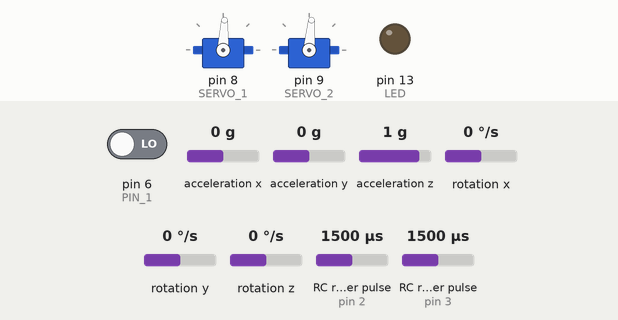
Recording of a program running on a simulated Arduino Nano, built with avr-gcc and run on an emulated ATmega328P. Shown: 2 × servo, output pins drawn as LEDs (lit = HIGH). Wiring (inferred from the names in the program): 2 × RC receiver channel: data pin 2 / data pin 3. Inputs (shaded band) come from the test bench; at power-on: acceleration x 0 g, RC receiver pulse (sensors on pin 3, pin 2) 1500 µs, acceleration y 0 g, pin 6 (PIN_1) LOW, acceleration z 1 g, rotation x 0 °/s, rotation y 0 °/s, rotation z 0 °/s.

Above: at 7.77 s.
7.8 s: acceleration x set to -1.4 g
At 8.42 s:
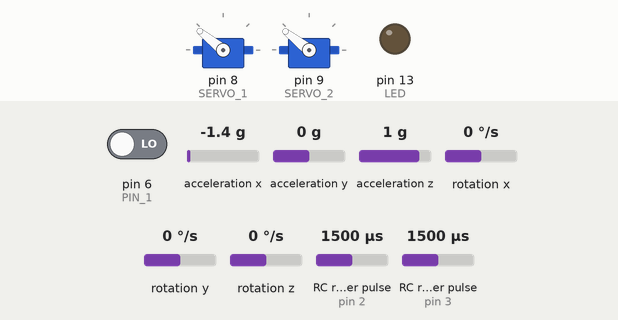
10.8 s: RC receiver pulse (sensor on pin 3) set to 1750 µs
At 12.8 s:
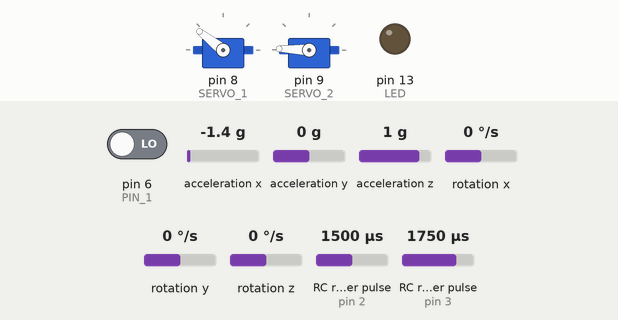
13.8 s: RC receiver pulse (sensor on pin 2) set to 1250 µs
At 16.7 s:
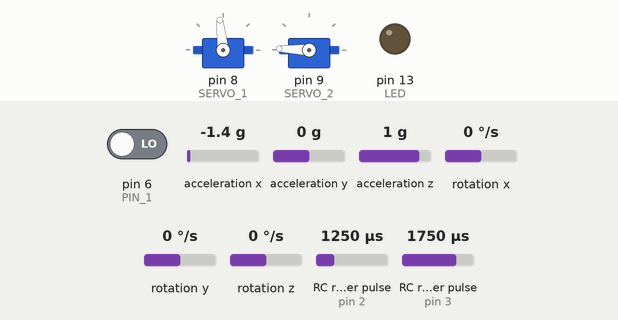
16.8 s: acceleration x set to 0 g
19.8 s: acceleration y set to 1.4 g
21.4 s: RC receiver pulse (sensor on pin 3) set to 1020 µs
At 23.2 s:
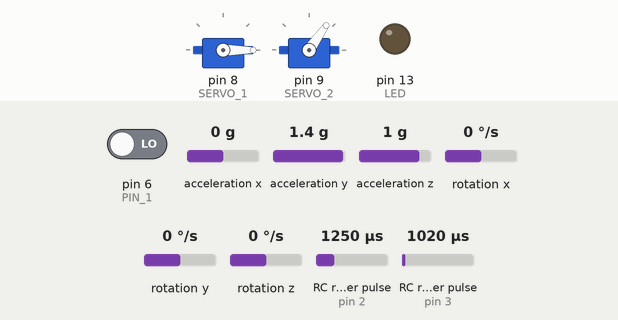
Timing chart, 0 to 24.6 s (numbered marks = the images above; inputs shaded):
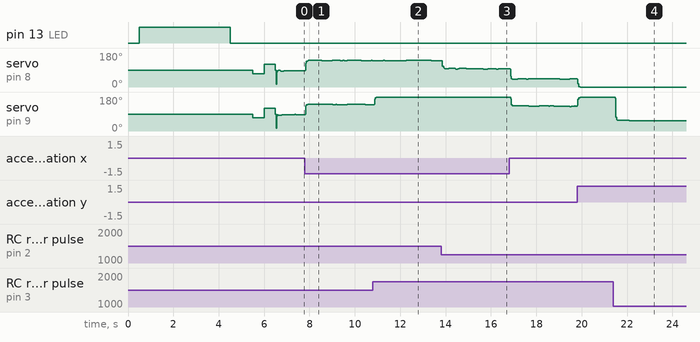

Measured:
- after the input at 21.4 s, servo on pin 9 (SERVO_2): 178° → 58° after 0.08 s, → 56° 0.14 s later, → 55° 0.47 s later

The program:

main.cpp
```cpp
#include <Arduino.h>
#include <Wire.h>
#include <Servo.h>
#include <I2Cdev.h>
#include <MPU6050_6Axis_MotionApps20.h>
#include <SimpleKalmanFilter.h>
#include "VERSION.h"

// #define CHECK_COMPARE_V1
#define CHECK_COMPARE_V2
// #define CHECK_COMPARE_V3
// #define DEBUG

#define LED (13)
#define PIN_1 (6)
#define PIN_2 (7)
#define SERVO_1 (8)
#define SERVO_2 (9)
#define LEDON (digitalWrite(LED,HIGH))
#define LEDOF (digitalWrite(LED,LOW))
#define RCPin1 (2)
#define RCPin2 (3)
#define LimitMax  (2)
#define LimitMin (-2)
#define AngleOffset (1)

struct Orientation
{
  int Yaw;
  int Pitch;
  int Roll;
  bool Error;
};
struct Orientation prevOrientation;
struct Orientation Last_Angle;
struct Orientation Angle;
int32_t PITCH;
int32_t ROLL;

MPU6050 mpu;
Servo myservo1;
Servo myservo2;

Quaternion q;
VectorFloat gravity;
float ypr[3];

bool dmpReady = false;
uint8_t mpuIntStatus;
uint16_t packetSize;
uint8_t fifoBuffer[64];
int ServoControl_1=0, ServoValue_1=0, Servo_1_LastValue=0;
int ServoControl_2=0, ServoValue_2=0, Servo_2_LastValue=0;
volatile long Time_Star1 = 0;
volatile long Pulse1 = 0;
int CheckPulse1 = 0;
volatile long Time_Star2 = 0;
volatile long Pulse2 = 0;
int CheckPulse2 = 0;

int Pin_1_Read;

uint32_t Tick=0;

SimpleKalmanFilter Kalman_1(2, 2, 0.1);
SimpleKalmanFilter Kalman_2(2, 2, 0.1);
SimpleKalmanFilter Kalman_Read_CH1(2, 1, 0.1);
SimpleKalmanFilter Kalman_Read_CH2(2, 1, 0.1);

struct Orientation getIMUOrientation()
{
  if (!dmpReady || !mpu.testConnection())
  {
    struct Orientation o;
    o.Yaw = 0;
    o.Pitch = 0;
    o.Roll = 0;
    o.Error = true;
    return o;
  }

  if (mpu.dmpGetCurrentFIFOPacket(fifoBuffer))
  {
    mpu.dmpGetQuaternion(&q, fifoBuffer);
    mpu.dmpGetGravity(&gravity, &q);
    mpu.dmpGetYawPitchRoll(ypr, &q, &gravity);

    struct Orientation o;
    o.Yaw = double( float(ypr[0] * float(180 / M_PI)) );
    o.Pitch = double( float(ypr[2] * float(180 / M_PI)) );
    o.Roll = double( float(ypr[1] * float(180 / M_PI)) );
    o.Error = false;

    prevOrientation.Yaw = o.Yaw;
    prevOrientation.Pitch = o.Pitch;
    prevOrientation.Roll = o.Roll;

    return o;
  }
  else {return prevOrientation;}
}

void ReadPulse_1(void)
{
  if (micros() >= Time_Star1)
  {
    Pulse1 = micros() - Time_Star1;
    Time_Star1 = micros();
  }
}
void ReadPulse_2(void)
{
  if (micros() >= Time_Star2)
  {
    Pulse2 = micros() - Time_Star2;
    Time_Star2 = micros();
  }
}

void setup()
{
  #ifdef DEBUG
  Serial.begin(115200);
  #endif /*DEBUG*/

  Wire.begin();
  Wire.setClock(400000);

  pinMode(LED,OUTPUT);

  pinMode(PIN_1, INPUT);

  pinMode(RCPin1, INPUT_PULLUP);
  pinMode(RCPin2, INPUT_PULLUP);
  myservo1.attach(SERVO_1);
  myservo2.attach(SERVO_2);
  attachInterrupt(digitalPinToInterrupt(RCPin1),ReadPulse_1,CHANGE);
  attachInterrupt(digitalPinToInterrupt(RCPin2),ReadPulse_2,CHANGE);

  while(mpu.dmpInitialize()!=0)
  {
    digitalWrite(LED,!digitalRead(LED));
    delay(50);
  }

  mpu.setDMPEnabled(true);
  mpuIntStatus = mpu.getIntStatus();
  dmpReady = true;
  packetSize = mpu.dmpGetFIFOPacketSize();

  /*
  MPU6050_GYRO_FS_250
  MPU6050_GYRO_FS_500
  MPU6050_GYRO_FS_1000
  MPU6050_GYRO_FS_2000
  */
  mpu.setFullScaleGyroRange(MPU6050_GYRO_FS_2000);

  /*
  MPU6050_ACCEL_FS_2
  MPU6050_ACCEL_FS_4
  MPU6050_ACCEL_FS_8
  MPU6050_ACCEL_FS_16
  */
  // mpu.setFullScaleAccelRange(MPU6050_ACCEL_FS_2);

  /*
  MPU6050_DLPF_BW_256
  MPU6050_DLPF_BW_188
  MPU6050_DLPF_BW_98
  MPU6050_DLPF_BW_42
  MPU6050_DLPF_BW_20
  MPU6050_DLPF_BW_10
  MPU6050_DLPF_BW_5
  */
  mpu.setDLPFMode(MPU6050_DLPF_BW_188);

  LEDON;
  #ifndef DEBUG
  delay(4000);
  #endif

  mpu.CalibrateAccel(6);
  mpu.CalibrateGyro(6);

  LEDOF;
  delay(1000);
  myservo1.write( 70 );
  myservo2.write( 70 );
  delay(500);
  myservo1.write( 120 );
  myservo2.write( 120 );
  delay(500);
  myservo1.write( 90 );
  myservo2.write( 90 );

  Angle = getIMUOrientation();
  Last_Angle = getIMUOrientation();

  Tick=millis();

}

void loop()
{

  if( (uint32_t)(millis()-Tick)>=100 )
  {
    Pin_1_Read=pulseIn(PIN_1, HIGH, 50000);
    Tick=millis();
  }

  Angle = getIMUOrientation();
  if(Angle.Pitch>=80) Angle.Pitch=80;
  else if(Angle.Pitch<=-80) Angle.Pitch=-80;
  if(Angle.Roll>=80) Angle.Roll=80;
  else if(Angle.Roll<=-80) Angle.Roll=-80;

  if(Pulse1<2000)
  {
    CheckPulse1 = Pulse1;
    if(CheckPulse1<=1000)CheckPulse1=1000;
  }
  if(Pulse2<2000)
  {
    CheckPulse2 = Pulse2;
    if(CheckPulse2<=1000) CheckPulse2=1000;
  }

  ServoValue_1= map(CheckPulse1, 1000, 2000, 0, 179);
  ServoValue_2= map(CheckPulse2, 1000, 2000, 0, 179);
  ServoValue_1 = Kalman_Read_CH1.updateEstimate(ServoValue_1);
  ServoValue_2 = Kalman_Read_CH2.updateEstimate(ServoValue_2);

  #ifndef DEBUG
  if( Pin_1_Read<1500 )
  {
  #endif /*DEBUG*/
    #ifdef CHECK_COMPARE_V3
      if( Angle.Pitch >= (Last_Angle.Pitch+AngleOffset) ) //nghien lui
      {
        Last_Angle.Pitch=Angle.Pitch;
        PITCH += 1;

        ServoControl_1 = (int)( ServoValue_1 - (int)(PITCH) );
        ServoControl_2 = (int)( ServoValue_2 + (int)(PITCH) );

        // if( ROLL>0 or ROLL<0 )
        // {
        //   ServoControl_1 = (int)( ServoControl_1 - (int)(ROLL) );
        //   ServoControl_2 = (int)( ServoControl_2 - (int)(ROLL) );
        // }
      }
      else if( Angle.Pitch <= (Last_Angle.Pitch-AngleOffset) ) //nghien toi
      {
        Last_Angle.Pitch=Angle.Pitch;
        PITCH -= 1;

        ServoControl_1 = (int)( ServoValue_1 - (int)(PITCH) );
        ServoControl_2 = (int)( ServoValue_2 + (int)(PITCH) );

        // if( ROLL>0 or ROLL<0 )
        // {
        //   ServoControl_1 = (int)( ServoControl_1 - (int)(ROLL) );
        //   ServoControl_2 = (int)( ServoControl_2 - (int)(ROLL) );
        // }
      }
      // else if( Angle.Roll > (Last_Angle.Roll+AngleOffset) ) //nghien trai
      // {
      //   Last_Angle.Roll=Angle.Roll;
      //   ROLL += 1;

        // ServoControl_1 = (int)( ServoValue_1 - (int)(PITCH) );
        // ServoControl_2 = (int)( ServoValue_2 + (int)(PITCH) );

        // if( PITCH>0 or PITCH<0 )
        // {
        //   ServoControl_1 = (int)( ServoControl_1 - (int)(Angle.Roll) );
        //   ServoControl_2 = (int)( ServoControl_2 - (int)(Angle.Roll) );
        // }
      // }
      // else if( Angle.Roll < (Last_Angle.Roll-AngleOffset) ) //nghien phai
      // {
      //   Last_Angle.Roll=Angle.Roll;
      //   ROLL -= 1;
      // }
      // else
      // {
      //   // PITCH=Last_Angle.Pitch=0;
      //   // ROLL=Last_Angle.Roll=0;

      //   ServoControl_1=ServoValue_1;
      //   ServoControl_2=ServoValue_2;
      // }
    #endif /*CHECK_COMPARE_V3*/

    #ifdef CHECK_COMPARE_V2
    if( Angle.Pitch>=LimitMax ) /* Nghien lui + */
    {
      ServoControl_1 = (int)( ServoValue_1 - (int)(Angle.Pitch) );
      ServoControl_2 = (int)( ServoValue_2 + (int)(Angle.Pitch) );

      if( Angle.Roll>=LimitMax or Angle.Roll<=LimitMin )
      {
        ServoControl_1 = (int)( ServoControl_1 - (int)(Angle.Roll) );
        ServoControl_2 = (int)( ServoControl_2 - (int)(Angle.Roll) );
      }
    }
    else if( Angle.Pitch<=LimitMin ) /* Nghien toi - */
    {
      ServoControl_1 = (int)( ServoValue_1 - (int)(Angle.Pitch) );
      ServoControl_2 = (int)( ServoValue_2 + (int)(Angle.Pitch) );

      if( Angle.Roll>=LimitMax or Angle.Roll<=LimitMin )
      {
        ServoControl_1 = (int)( ServoControl_1 - (int)(Angle.Roll) );
        ServoControl_2 = (int)( ServoControl_2 - (int)(Angle.Roll) );
      }
    }

    else if( Angle.Roll>=LimitMax ) /* Nghien trai + */
    {
      ServoControl_1 = (int)( ServoValue_1 - (int)(Angle.Roll) );
      ServoControl_2 = (int)( ServoValue_2 - (int)(Angle.Roll) );

      if( Angle.Pitch>=LimitMax or Angle.Pitch<=LimitMin )
      {
        ServoControl_1 = (int)( ServoControl_1 - (int)(Angle.Pitch) );
        ServoControl_2 = (int)( ServoControl_2 + (int)(Angle.Pitch) );
      }
    }
    else if( Angle.Roll<=LimitMin ) /* Nghien phai - */
    {
      ServoControl_1 = (int)( ServoValue_1 - (int)(Angle.Roll) );
      ServoControl_2 = (int)( ServoValue_2 - (int)(Angle.Roll) );

      if( Angle.Pitch>=LimitMax or Angle.Pitch<=LimitMin )
      {
        ServoControl_1 = (int)( ServoControl_1 - (int)(Angle.Pitch) );
        ServoControl_2 = (int)( ServoControl_2 + (int)(Angle.Pitch) );
      }
    }
    else
    {
      ServoControl_1=ServoValue_1;
      ServoControl_2=ServoValue_2;
    }
    #endif /*CHECK_COMPARE_V2*/

    #ifdef CHECK_COMPARE_V1
    if( Angle.Pitch>=LimitMax ) /* Nghien lui + */
    {
      ServoControl_1 = (int)( ServoValue_1 - (int)(Angle.Pitch) );
      ServoControl_2 = (int)( ServoValue_2 + (int)(Angle.Pitch) );

      if( Angle.Roll>=LimitMax or Angle.Roll<=LimitMin )
      {
        ServoControl_1 = (int)( ServoControl_1 - (int)(Angle.Roll) );
        ServoControl_2 = (int)( ServoControl_2 - (int)(Angle.Roll) );
      }
    }
    else if( Angle.Pitch<=LimitMin ) /* Nghien toi - */
    {
      ServoControl_1 = (int)( ServoValue_1 - (int)(Angle.Pitch) );
      ServoControl_2 = (int)( ServoValue_2 + (int)(Angle.Pitch) );

      if( Angle.Roll>=LimitMax or Angle.Roll<=LimitMin )
      {
        ServoControl_1 = (int)( ServoControl_1 - (int)(Angle.Roll) );
        ServoControl_2 = (int)( ServoControl_2 - (int)(Angle.Roll) );
      }
    }
    else
    {
      if( Angle.Roll>=LimitMax ) /* Nghien trai + */
      {
        ServoControl_1 = (int)( ServoValue_1 - (int)(Angle.Pitch) );
        ServoControl_2 = (int)( ServoValue_2 + (int)(Angle.Pitch) );

        if( Angle.Pitch>=LimitMax or Angle.Pitch<=LimitMin )
        {
          ServoControl_1 = (int)( ServoControl_1 - (int)(Angle.Roll) );
          ServoControl_2 = (int)( ServoControl_2 - (int)(Angle.Roll) );
        }
      }
      else if( Angle.Roll<=LimitMin ) /* Nghien phai - */
      {
        ServoControl_1 = (int)( ServoValue_1 - (int)(Angle.Pitch) );
        ServoControl_2 = (int)( ServoValue_2 + (int)(Angle.Pitch) );

        if( Angle.Pitch>=LimitMax or Angle.Pitch<=LimitMin )
        {
          ServoControl_1 = (int)( ServoControl_1 - (int)(Angle.Roll) );
          ServoControl_2 = (int)( ServoControl_2 - (int)(Angle.Roll) );
        }
      }
      else
      {
        ServoControl_1=ServoValue_1;
        ServoControl_2=ServoValue_2;
      }
    }

    if( Angle.Roll>=LimitMax ) /* Nghien trai + */
    {
      ServoControl_1 = (int)( ServoValue_1 - (int)(Angle.Pitch) );
      ServoControl_2 = (int)( ServoValue_2 + (int)(Angle.Pitch) );

      if( Angle.Pitch>=LimitMax or Angle.Pitch<=LimitMin )
      {
        ServoControl_1 = (int)( ServoControl_1 - (int)(Angle.Roll) );
        ServoControl_2 = (int)( ServoControl_2 - (int)(Angle.Roll) );
      }
    }
    else if( Angle.Roll<=LimitMin ) /* Nghien phai - */
    {
      ServoControl_1 = (int)( ServoValue_1 - (int)(Angle.Pitch) );
      ServoControl_2 = (int)( ServoValue_2 + (int)(Angle.Pitch) );

      if( Angle.Pitch>=LimitMax or Angle.Pitch<=LimitMin )
      {
        ServoControl_1 = (int)( ServoControl_1 - (int)(Angle.Roll) );
        ServoControl_2 = (int)( ServoControl_2 - (int)(Angle.Roll) );
      }
    }
    else
    {
      if( Angle.Pitch>=LimitMax ) /* Nghien lui + */
      {
        ServoControl_1 = (int)( ServoValue_1 - (int)(Angle.Pitch) );
        ServoControl_2 = (int)( ServoValue_2 + (int)(Angle.Pitch) );

        if( Angle.Roll>=LimitMax or Angle.Roll<=LimitMin )
        {
          ServoControl_1 = (int)( ServoControl_1 - (int)(Angle.Roll) );
          ServoControl_2 = (int)( ServoControl_2 - (int)(Angle.Roll) );
        }
      }
      else if( Angle.Pitch<=LimitMin ) /* Nghien toi - */
      {
        ServoControl_1 = (int)( ServoValue_1 - (int)(Angle.Pitch) );
        ServoControl_2 = (int)( ServoValue_2 + (int)(Angle.Pitch) );

        if( Angle.Roll>=LimitMax or Angle.Roll<=LimitMin )
        {
          ServoControl_1 = (int)( ServoControl_1 - (int)(Angle.Roll) );
          ServoControl_2 = (int)( ServoControl_2 - (int)(Angle.Roll) );
        }
      }
      else
      {
        ServoControl_1=ServoValue_1;
        ServoControl_2=ServoValue_2;
      }
    }
    #endif /*CHECK_COMPARE_V1*/
  #ifndef DEBUG
  }
  else
  {
    ServoControl_1=ServoValue_1;
    ServoControl_2=ServoValue_2;
  }
  #endif /*DEBUG*/

  if(ServoControl_1<=0)ServoControl_1=0;
  else if(ServoControl_1>=179)ServoControl_1=179;
  if(ServoControl_2<=0)ServoControl_2=0;
  else if(ServoControl_2>=179)ServoControl_2=179;

  ServoControl_1 = Kalman_1.updateEstimate(ServoControl_1);
  ServoControl_2 = Kalman_2.updateEstimate(ServoControl_2);
  myservo1.write( ServoControl_1 );
  myservo2.write( ServoControl_2 );

  #ifdef DEBUG

  Serial.print(" - Pitch = ");Serial.print(Angle.Pitch);
  // Serial.print(" - Roll = ");Serial.print(Angle.Roll);

  Serial.print(" - Last_Pitch = ");Serial.print(Last_Angle.Pitch);
  // Serial.print(" - Last_Roll = ");Serial.print(Last_Angle.Roll);

  Serial.print(" - PITCH = ");Serial.print(PITCH);
  // Serial.print(" - ROLL = ");Serial.print(ROLL);

  // Serial.print(" Get: "); Serial.print(mpu.getDLPFMode());
  // Serial.print(" Pin_1_Read: "); Serial.print( Pin_1_Read );

  Serial.print(" - Servo 1: "); Serial.print(ServoControl_1);
  Serial.print(" - Servo 2: "); Serial.print(ServoControl_2);

  Serial.println();
  // delay(5);
  #endif /*DEBUG*/

}
```

VERSION.h
```cpp
#ifndef __VERSION_FIRMWARE__
#define __VERSION_FIRMWARE__

  /***********************************************
   *
   * Version: V1.2
   * Date: 15,July,2024
   * Dev: NhanNguyen
   * Test: TX DIY V24OL, TX Flysky i6
   *
   * *** Decription ***
   * The final version release to user.
   * - Use for airplane have mix channel feature
   * about: F22, Su27, F16,...
   * - Have 1 Switch On/Off turn on/off
   * balance feature
   * - Uses power directly from the ESC
   *
   * - ERROR FIX:
   *
   *
  ************************************************/
  #ifndef FIRMWARE_VERSION
  #define FIRMWARE_VERSION      ("V1.2")
  #endif /* FIRMWARE_VERSION */
  #ifndef RELEASES_DATE
  #define RELEASES_DATE         ("15,July,2024")
  #endif /* RELEASES_DATE */


  /***********************************************
   *
   * Version: V1.1
   * Date: 25,Jun,2024
   * Dev: NhanNguyen
   * Test: TX DIY V24OL, TX Flysky i6
   *
   * *** Decription ***
   * The first version release to user.
   * - Use for airplane have mix channel feature
   * about: F22, Su27, F16,...
   * - Have 1 Switch On/Off turn on/off
   * balance feature
   * - Uses power directly from the ESC
   *
   * - ERROR FIX:
   *
   *
  ************************************************/
  #ifndef FIRMWARE_VERSION
  #define FIRMWARE_VERSION      ("V1.1")
  #endif /* FIRMWARE_VERSION */
  #ifndef RELEASES_DATE
  #define RELEASES_DATE         ("25,Jun,2024")
  #endif /* RELEASES_DATE */

#endif /* __VERSION_FIRMWARE__ */
```
